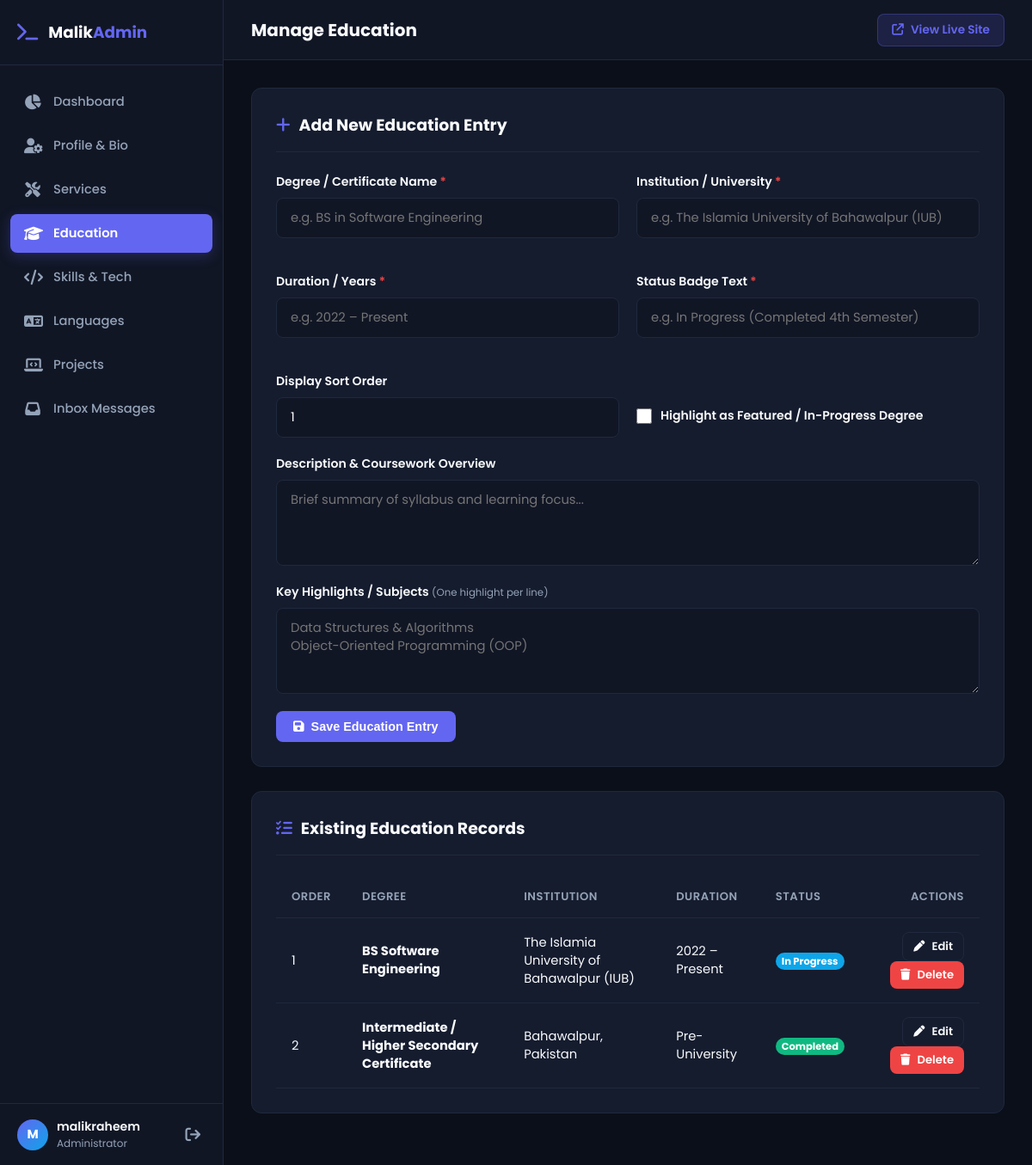
The app's page /admin/education.php (signed in) with its own data.
### tables this page shows
CREATE TABLE IF NOT EXISTS `education` (
  `id` INT AUTO_INCREMENT PRIMARY KEY,
  `degree` VARCHAR(255) NOT NULL,
  `institution` VARCHAR(255) NOT NULL,
  `duration` VARCHAR(100) NOT NULL,
  `status` VARCHAR(100) NOT NULL,
  `is_in_progress` TINYINT(1) DEFAULT 0,
  `description` TEXT NULL,
  `highlights` TEXT NULL,
  `sort_order` INT DEFAULT 0
);

### includes/functions.php (called while the page is built, shortened)
<?php
function getEducationList(): array {
    $pdo = getDBConnection();
    $stmt = $pdo->query("SELECT * FROM `education` ORDER BY `sort_order` ASC, `id` ASC");
    return $stmt->fetchAll();
}

### admin/education.php (the view, shortened to what this page needs)
<?php
require_once __DIR__ . '/header.php';
$editRecord = null;
$educationList = getEducationList();
?>
<div class="content-card">
    <div class="card-header">
        <h3>
            <i class="fa-solid <?= $editRecord ? 'fa-pen-to-square' : 'fa-plus' ?>"></i>
            <?= $editRecord ? 'Edit Education Entry' : 'Add New Education Entry' ?>
        </h3>
    </div>
    <form action="education.php" method="POST">
        <div class="form-grid">
            <div class="form-group">
                <label for="degree">Degree / Certificate Name <span style="color: var(--adm-danger);">*</span></label>
                <input type="text" id="degree" name="degree" class="form-control" placeholder="e.g. BS in Software Engineering" value="<?= htmlspecialchars($editRecord['degree'] ?? '') ?>" required>
            </div>
            <div class="form-group">
                <label for="institution">Institution / University <span style="color: var(--adm-danger);">*</span></label>
                <input type="text" id="institution" name="institution" class="form-control" placeholder="e.g. The Islamia University of Bahawalpur (IUB)" value="<?= htmlspecialchars($editRecord['institution'] ?? '') ?>" required>
            </div>
            <div class="form-group">
                <label for="duration">Duration / Years <span style="color: var(--adm-danger);">*</span></label>
                <input type="text" id="duration" name="duration" class="form-control" placeholder="e.g. 2022 – Present" value="<?= htmlspecialchars($editRecord['duration'] ?? '') ?>" required>
            </div>
            <div class="form-group">
                <label for="status">Status Badge Text <span style="color: var(--adm-danger);">*</span></label>
                <input type="text" id="status" name="status" class="form-control" placeholder="e.g. In Progress (Completed 4th Semester)" value="<?= htmlspecialchars($editRecord['status'] ?? '') ?>" required>
            </div>
            <div class="form-group">
                <label for="sort_order">Display Sort Order</label>
                <input type="number" id="sort_order" name="sort_order" class="form-control" value="<?= htmlspecialchars($editRecord['sort_order'] ?? '1') ?>">
            </div>
            <div class="form-group" style="justify-content: center;">
                <label style="display: flex; align-items: center; gap: 10px; cursor: pointer; margin-top: 25px;">
                    <input type="checkbox" name="is_in_progress" value="1" <?= !empty($editRecord['is_in_progress']) ? 'checked' : '' ?> style="width: 18px; height: 18px;">
                    <span>Highlight as Featured / In-Progress Degree</span>
                </label>
            </div>
        </div>
        <div class="form-group">
            <label for="description">Description & Coursework Overview</label>
            <textarea id="description" name="description" class="form-control" rows="3" placeholder="Brief summary of syllabus and learning focus..."><?= htmlspecialchars($editRecord['description'] ?? '') ?></textarea>
        </div>
        <div class="form-group">
            <label for="highlights">Key Highlights / Subjects <small>(One highlight per line)</small></label>
            <textarea id="highlights" name="highlights" class="form-control" rows="3" placeholder="Data Structures & Algorithms&#10;Object-Oriented Programming (OOP)"><?= htmlspecialchars($editRecord['highlights'] ?? '') ?></textarea>
        </div>
        <button type="submit" class="btn btn-primary">
            <i class="fa-solid fa-floppy-disk"></i>
            <?= $editRecord ? 'Update Education' : 'Save Education Entry' ?>
        </button>
    </form>
</div>
<div class="content-card">
    <div class="card-header">
        <h3><i class="fa-solid fa-list-check"></i> Existing Education Records</h3>
    </div>
    <div class="table-responsive">
        <?php if (!empty($educationList)): ?>
            <table class="adm-table">
                <thead>
                    <tr>
                        <th>Order</th>
                        <th>Degree</th>
                        <th>Institution</th>
                        <th>Duration</th>
                        <th>Status</th>
                        <th style="text-align: right;">Actions</th>
                    </tr>
                </thead>
                <tbody>
                    <?php foreach ($educationList as $edu): ?>
                        <tr>
                            <td><?= $edu['sort_order'] ?></td>
                            <td><strong><?= htmlspecialchars($edu['degree']) ?></strong></td>
                            <td><?= htmlspecialchars($edu['institution']) ?></td>
                            <td><?= htmlspecialchars($edu['duration']) ?></td>
                            <td>
                                <span class="nav-badge" style="background-color: <?= !empty($edu['is_in_progress']) ? 'var(--adm-info)' : 'var(--adm-success)' ?>;">
                                    <?= htmlspecialchars($edu['status']) ?>
                                </span>
                            </td>
                            <td style="text-align: right;">
                                <a href="education.php?edit=<?= $edu['id'] ?>" class="btn btn-outline btn-sm">
                                    <i class="fa-solid fa-pen"></i> Edit
                                </a>
                                <a href="education.php?delete=<?= $edu['id'] ?>" class="btn btn-danger btn-sm" onclick="return confirm('Are you sure you want to delete this education entry?');">
                                    <i class="fa-solid fa-trash"></i> Delete
                                </a>
                            </td>
                        </tr>
                    <?php endforeach; ?>
                </tbody>
            </table>
        <?php else: ?>
            <p style="color: var(--adm-text-muted); text-align: center; padding: 20px;">No education records added yet.</p>
        <?php endif; ?>
    </div>
</div>
<?php require_once __DIR__ . '/footer.php'; ?>

### admin/admin.css (style rules this page uses)
:root { --adm-bg: #0b0f19; --adm-sidebar: #111625; --adm-card: #151c2e; --adm-card-hover: #192237; --adm-border: #1f293d; --adm-primary: #6366f1; --adm-primary-hover: #4f46e5; --adm-primary-glow: rgba(99, 102, 241, 0.25); --adm-success: #10b981; --adm-warning: #f59e0b; --adm-danger: #ef4444; --adm-info: #0ea5e9; --adm-text: #f8fafc; --adm-text-muted: #94a3b8; --adm-radius: 12px; --adm-radius-sm: 8px; --adm-transition: all 0.25s ease; }
* { margin: 0; padding: 0; box-sizing: border-box; }
body { font-family: 'Poppins', -apple-system, BlinkMacSystemFont, 'Segoe UI', Roboto, sans-serif; background-color: var(--adm-bg); color: var(--adm-text); min-height: 100vh; display: flex; }
a { color: inherit; text-decoration: none; }
.nav-badge { margin-left: auto; background-color: var(--adm-danger); color: #ffffff; font-size: 0.72rem; font-weight: 700; padding: 2px 7px; border-radius: 10px; }
.content-card { background-color: var(--adm-card); border: 1px solid var(--adm-border); border-radius: var(--adm-radius); padding: 28px; margin-bottom: 28px; }
.card-header { display: flex; justify-content: space-between; align-items: center; margin-bottom: 24px; padding-bottom: 16px; border-bottom: 1px solid var(--adm-border); }
.card-header h3 { font-size: 1.18rem; font-weight: 700; display: flex; align-items: center; gap: 10px; }
.card-header h3 i { color: var(--adm-primary); }
.table-responsive { overflow-x: auto; }
.adm-table { width: 100%; border-collapse: collapse; font-size: 0.92rem; }
.adm-table th { text-align: left; padding: 14px 18px; color: var(--adm-text-muted); font-weight: 600; font-size: 0.82rem; text-transform: uppercase; letter-spacing: 0.5px; border-bottom: 1px solid var(--adm-border); }
.adm-table td { padding: 16px 18px; border-bottom: 1px solid var(--adm-border); vertical-align: middle; }
.btn { display: inline-flex; align-items: center; gap: 8px; padding: 10px 20px; border-radius: var(--adm-radius-sm); font-size: 0.9rem; font-weight: 600; cursor: pointer; border: none; transition: var(--adm-transition); }
.btn-primary { background-color: var(--adm-primary); color: #ffffff; }
.btn-danger { background-color: var(--adm-danger); color: #ffffff; }
.btn-outline { background: transparent; border: 1px solid var(--adm-border); color: var(--adm-text); }
.btn-sm { padding: 6px 12px; font-size: 0.82rem; }
.form-grid { display: grid; grid-template-columns: repeat(auto-fit, minmax(280px, 1fr)); gap: 20px; }
.form-group { display: flex; flex-direction: column; gap: 8px; margin-bottom: 20px; }
.form-group label { font-size: 0.88rem; font-weight: 600; color: var(--adm-text); }
.form-group label small { color: var(--adm-text-muted); font-weight: 400; }
.form-control { padding: 12px 16px; background-color: var(--adm-sidebar); border: 1px solid var(--adm-border); border-radius: var(--adm-radius-sm); color: #ffffff; font-family: inherit; font-size: 0.92rem; outline: none; transition: var(--adm-transition); }
textarea.form-control { resize: vertical; min-height: 100px; }

### records on screen
education: sort_order "1", degree "BS Software Engineering", institution "The Islamia University of Bahawalpur (IUB)", duration "2022 – Present", status "In Progress"
education: sort_order "2", degree "Intermediate / Higher Secondary Certificate", institution "Bahawalpur, Pakistan", duration "Pre-University", status "Completed"

### other values on screen
$_SESSION['admin_username'] "malikraheem"
$pageTitle "Manage Education"
